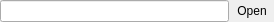
<?xml version="1.0" encoding="UTF-8"?>
<ui version="4.0">
 <class>DAFilePathEditWidget</class>
 <widget class="QWidget" name="DAFilePathEditWidget">
  <property name="geometry">
   <rect>
    <x>0</x>
    <y>0</y>
    <width>274</width>
    <height>22</height>
   </rect>
  </property>
  <property name="windowTitle">
   <string>File Path Edit</string>
  </property>
  <layout class="QHBoxLayout" name="horizontalLayout">
   <property name="spacing">
    <number>1</number>
   </property>
   <property name="leftMargin">
    <number>0</number>
   </property>
   <property name="topMargin">
    <number>0</number>
   </property>
   <property name="rightMargin">
    <number>0</number>
   </property>
   <property name="bottomMargin">
    <number>0</number>
   </property>
   <item>
    <widget class="QLineEdit" name="lineEdit"/>
   </item>
   <item>
    <widget class="QToolButton" name="toolButtonOpen">
     <property name="text">
      <string>Open</string>
     </property>
     <property name="icon">
      <iconset resource="icon.qrc">
       <normaloff>:/DACommonWidgets/icon/open.svg</normaloff>:/DACommonWidgets/icon/open.svg</iconset>
     </property>
     <property name="iconSize">
      <size>
       <width>16</width>
       <height>16</height>
      </size>
     </property>
     <property name="shortcut">
      <string>Ctrl+O</string>
     </property>
     <property name="autoRaise">
      <bool>true</bool>
     </property>
    </widget>
   </item>
  </layout>
 </widget>
 <resources>
  <include location="icon.qrc"/>
 </resources>
 <connections/>
</ui>
